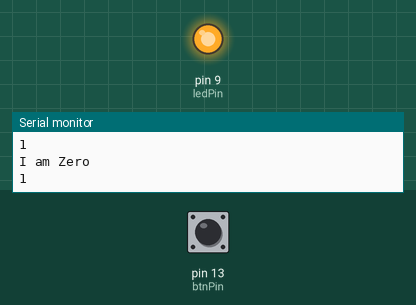
This sketch was run on a simulated Arduino Uno, built with avr-gcc and run on an emulated ATmega328P. Parts: output pins drawn as LEDs (lit = HIGH), the last lines printed to the serial monitor. Inputs (shaded band) come from the test bench; at power-on: pin 13 (btnPin) HIGH.

Above: at 1.2 s.
1.3 s: pin 13 (btnPin) pulled LOW for 0.15 s
At 1.5 s:
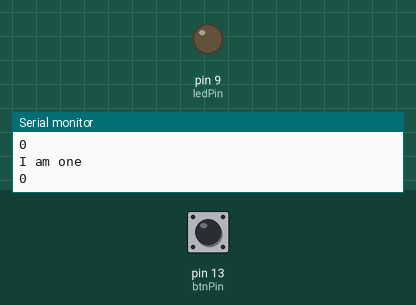
3.1 s: pin 13 (btnPin) pulled LOW for 3.2 s
At 7.4 s:
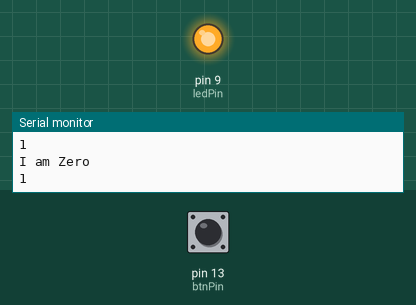
Timing chart, 0 to 8.9 s (numbered marks = the images above; inputs shaded):
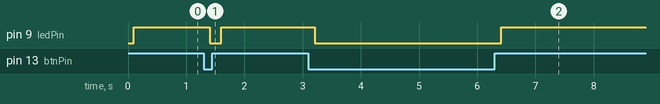

The sketch:

pushbtn.ino.ino
```cpp
int ledPin = 9;
int btnPin = 13;

int wait = 100;

int btnRead;

void setup() {
  // put your setup code here, to run once:

  Serial.begin(9600);
  pinMode(ledPin, OUTPUT);
  pinMode(btnPin, INPUT);

}

void loop() {
  // put your main code here, to run repeatedly:

  btnRead = digitalRead(btnPin);

  Serial.println(btnRead);
  delay(wait);

   if(btnRead == 0){
    digitalWrite(ledPin, LOW);
    Serial.println("I am one");
   }
   if (btnRead == 1){
    digitalWrite(ledPin, HIGH);
    Serial.println("I am Zero");
   }


}
```

Measured:
- after the input at 1.3 s, pin 9 (ledPin): HIGH → LOW after 0.10 s, → HIGH 0.20 s later
- after the input at 3.1 s, pin 9 (ledPin): HIGH → LOW after 0.11 s, → HIGH 3.2 s later
